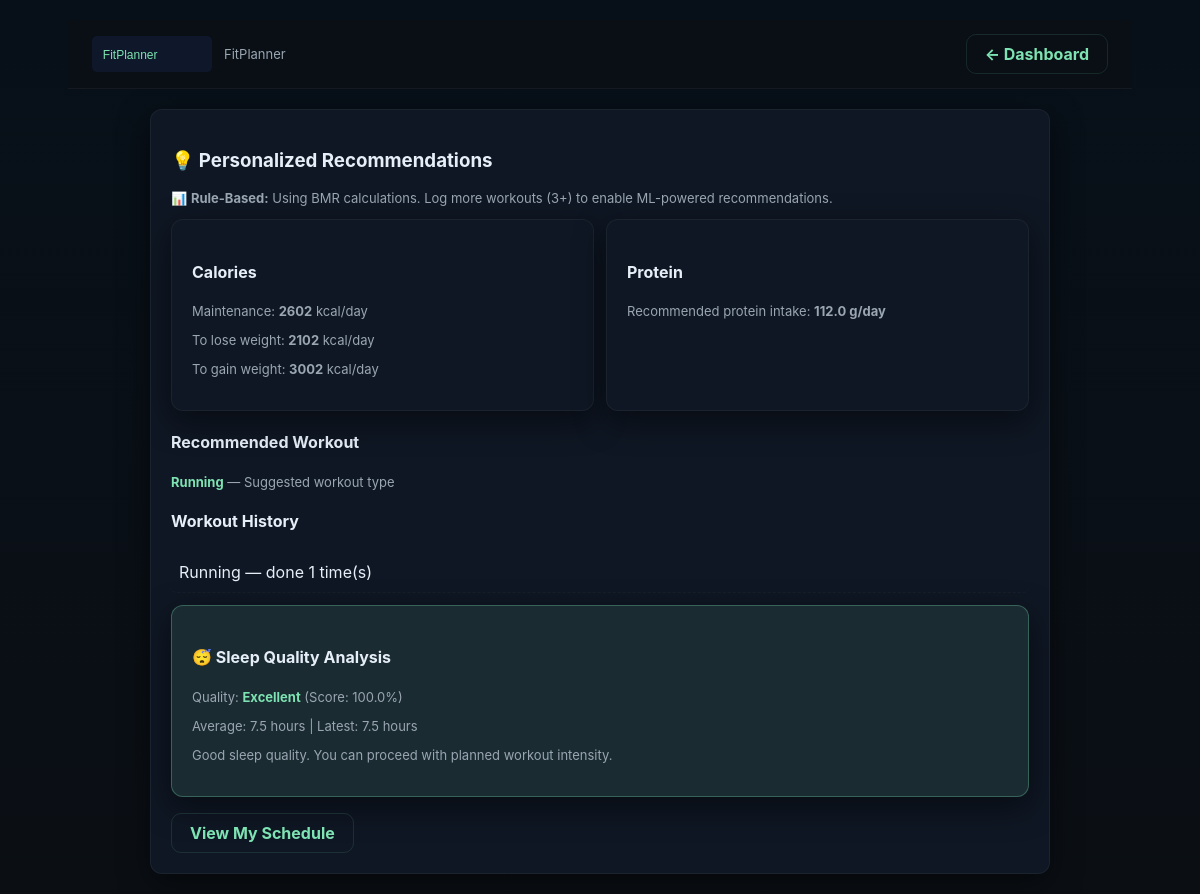
The page /recommendations (signed in) on the database its author committed.
### tables this page shows
CREATE TABLE workout (
    id INTEGER PRIMARY KEY AUTOINCREMENT,
    user_id INTEGER,
    date DATE,
    workout_type TEXT,
    duration_min INTEGER,
    calories_burned INTEGER,
    notes TEXT,
    FOREIGN KEY (user_id) REFERENCES users(id) ON DELETE CASCADE
);

### app.py (the view)
@app.route('/recommendations')
def recommendations():
    if 'user_id' not in session: return redirect(url_for('login'))
    db = get_db(); uid = session['user_id']; user = db.execute('SELECT * FROM users WHERE id = ?', (uid,)).fetchone()
    user_dict = dict(user)
    workouts = db.execute('SELECT * FROM workout WHERE user_id = ? ORDER BY date DESC LIMIT 50', (uid,)).fetchall()
    diets = db.execute('SELECT * FROM diet WHERE user_id = ? ORDER BY date DESC LIMIT 50', (uid,)).fetchall()
    workout_list = [dict(w) for w in workouts]
    diet_list = [dict(d) for d in diets]
    ml_used = False
    if len(workout_list) >= 3:
        ml_used = ml_recommender.train_models(workout_list, diet_list, user_dict)
    if ml_used:
        last_workout = workout_list[0] if workout_list else None
        recent_activity = {
            'days_since_last_workout': (datetime.now().date() - datetime.strptime(last_workout['date'], '%Y-%m-%d').date()).days if last_workout else 1,
            'last_workout_type': last_workout.get('workout_type') if last_workout else None
        }
        predicted_workout = ml_recommender.predict_workout_type(user_dict, recent_activity)
        maintenance_kcal = ml_recommender.predict_daily_calories(user_dict, 'maintenance')
        weight_loss_kcal = ml_recommender.predict_daily_calories(user_dict, 'weight_loss')
        weight_gain_kcal = ml_recommender.predict_daily_calories(user_dict, 'weight_gain')
    else:
        weight = user['weight_kg'] or 70
        activity = (user['activity_level'] or 'Moderate').lower()
        bmr = 10 * weight + 6.25 * (user['height_cm'] or 170) - 5 * (user['age'] or 25) + (10 if user['gender']=='Male' else -161)
        multiplier = {'sedentary':1.2,'light':1.375,'moderate':1.55,'active':1.725,'very active':1.9}.get(activity,1.55)
        maintenance_kcal = int(bmr * multiplier)
        weight_loss_kcal = max(1200, maintenance_kcal - 500)
        weight_gain_kcal = maintenance_kcal + 400
        predicted_workout = 'Running'  # Default
    suggestions = {
        'maintenance_kcal': maintenance_kcal,
        'weight_loss_kcal': weight_loss_kcal,
        'weight_gain_kcal': weight_gain_kcal,
        'protein_g_per_day': round(1.6 * (user['weight_kg'] or 70), 1),
        'predicted_workout': predicted_workout,
        'ml_used': ml_used
    }
    recent = db.execute('SELECT workout_type,count(*) as cnt FROM workout WHERE user_id = ? GROUP BY workout_type ORDER BY cnt DESC LIMIT 3',(uid,)).fetchall()
    schedule = db.execute('SELECT * FROM workout_schedule WHERE user_id = ? ORDER BY scheduled_date', (uid,)).fetchall()
    schedule_list = [dict(s) for s in schedule]
    skipped = dynamic_adjuster.detect_skipped_workouts(schedule_list, workout_list)
    sleep_data = db.execute('SELECT sleep_hours FROM wearabled WHERE user_id = ? AND sleep_hours > 0 ORDER BY recorded_at DESC LIMIT 7', (uid,)).fetchall()
    sleep_records = [{'sleep_hours': s['sleep_hours']} for s in sleep_data]
    sleep_quality = dynamic_adjuster.analyze_sleep_quality(sleep_records) if sleep_data else {'quality': 'unknown', 'score': 0.8}
    return render_template('recommendations.html', user=user, suggestions=suggestions, recent=recent,
                         skipped=skipped, sleep_quality=sleep_quality, ml_used=ml_used)

### app.py (called while the page is built)
def get_db():
    db = getattr(g, '_database', None)
    if db is None:
        db = g._database = sqlite3.connect(DB_PATH)
        db.row_factory = sqlite3.Row
    return db

@app.teardown_appcontext
def close_connection(exception):
    db = getattr(g, '_database', None)
    if db is not None:
        db.close()

### dynamic_adjuster.py (called while the page is built, shortened)
    def detect_skipped_workouts(self, schedule_data, workout_data):
        if not schedule_data:
            return {'skipped': [], 'adherence_rate': 1.0, 'total_scheduled': 0}

### templates/recommendations.html (shortened to what this page needs)
<!doctype html>
<html lang="en">
<head>
  <link rel="stylesheet" href="{{ url_for('static', filename='css/styles.css') }}">
</head>
<body class="container">
  <nav class="topbar">
    <div class="brand"><img src="{{ url_for('static', filename='img/logo.svg') }}" alt="logo"><div class="small">FitPlanner</div></div>
    <div class="nav-actions">
      <a class="btn outline" href="{{ url_for('dashboard') }}">← Dashboard</a>
    </div>
  </nav>
  <div style="max-width:900px;margin:20px auto">
    <div class="card">
      <h3>💡 Personalized Recommendations</h3>
      {% if ml_used %}
        <p class="small" style="color:var(--accent);">🤖 <strong>ML-Powered:</strong> Recommendations are generated using machine learning based on your workout history!</p>
      {% else %}
        <p class="small">📊 <strong>Rule-Based:</strong> Using BMR calculations. Log more workouts (3+) to enable ML-powered recommendations.</p>
      {% endif %}
      <div style="display:flex;gap:12px;margin-top:12px">
        <div class="card" style="flex:1">
          <h4>Calories</h4>
          <p class="small">Maintenance: <strong>{{ suggestions['maintenance_kcal'] }}</strong> kcal/day</p>
          <p class="small">To lose weight: <strong>{{ suggestions['weight_loss_kcal'] }}</strong> kcal/day</p>
          <p class="small">To gain weight: <strong>{{ suggestions['weight_gain_kcal'] }}</strong> kcal/day</p>
        </div>
        <div class="card" style="flex:1">
          <h4>Protein</h4>
          <p class="small">Recommended protein intake: <strong>{{ suggestions['protein_g_per_day'] }} g/day</strong></p>
        </div>
      </div>
      <div style="margin-top:12px">
        <h4>Recommended Workout</h4>
        {% if suggestions.get('predicted_workout') %}
          <p class="small"><strong style="color:var(--accent);">{{ suggestions['predicted_workout'] }}</strong> —
          {% if ml_used %}ML-predicted based on your patterns{% else %}Suggested workout type{% endif %}</p>
        {% endif %}
      </div>
      <div style="margin-top:12px">
        <h4>Workout History</h4>
        {% if recent %}
          <ul class="list">{% for r in recent %}<li>{{ r['workout_type'] }} — done {{ r['cnt'] }} time(s)</li>{% endfor %}</ul>
        {% else %}
          <p class="small">No workouts recorded yet. Start with 3 sessions/week: 2 cardio, 1 strength.</p>
        {% endif %}
      </div>
      {% if sleep_quality and sleep_quality.quality != 'unknown' %}
        <div class="card" style="margin-top:12px;background:rgba(125,227,178,0.1);border-color:rgba(125,227,178,0.3);">
          <h4>😴 Sleep Quality Analysis</h4>
          <p class="small">Quality: <strong style="color:var(--accent);">{{ sleep_quality.quality|title }}</strong>
          (Score: {{ (sleep_quality.score * 100)|round(0) }}%)</p>
          <p class="small">Average: {{ sleep_quality.avg_sleep }} hours | Latest: {{ sleep_quality.latest_sleep }} hours</p>
          <p class="small" style="margin-top:8px;">{{ sleep_quality.recommendation }}</p>
        </div>
      {% endif %}
      <div style="margin-top:16px;">
        <a class="btn outline" href="{{ url_for('schedule') }}">View My Schedule</a>
      </div>
    </div>
  </div>
</body></html>

### static/css/styles.css (style rules this page uses)
:root { --bg:#0b0f14; --card:#0f1724; --accent:#7DE3B2; --accent2:#FF7A59; --muted:#9AA6B2; --accent-hover:#5dd299; --accent2-hover:#e6684a; --transition: all 0.3s cubic-bezier(0.4, 0, 0.2, 1); --transition-fast: all 0.15s ease; }
* { box-sizing:border-box;font-family:Inter, system-ui, Arial, sans-serif }
body { margin:0; background:linear-gradient(180deg,#071019 0%, #0b0f14 100%); color:#e6eef8; animation: fadeIn 0.5s ease-in; min-height: 100vh; }
a { text-decoration:none;color:inherit;transition: var(--transition-fast); }
.topbar { display:flex; justify-content:space-between; align-items:center; padding:14px 24px; background:transparent; position: sticky; top: 0; z-index: 100; backdrop-filter: blur(10px); background: rgba(11, 15, 20, 0.8); border-bottom: 1px solid rgba(255, 255, 255, 0.05); animation: slideInUp 0.4s ease-out; }
.brand { display:flex;align-items:center;gap:12px;transition: var(--transition-fast); }
.brand img { height:36px;transition: var(--transition-fast); }
.nav-actions { display:flex;gap:10px;align-items:center; }
.btn { background:var(--accent); color:#042018; padding:9px 18px; border-radius:10px; border:none; font-weight:700; cursor:pointer; transition: var(--transition); position: relative; overflow: hidden; display: inline-flex; align-items: center; justify-content: center; gap: 6px; }
.btn::before { content: ''; position: absolute; top: 50%; left: 50%; width: 0; height: 0; border-radius: 50%; background: rgba(255, 255, 255, 0.2); transform: translate(-50%, -50%); transition: width 0.6s, height 0.6s; }
.btn.outline { background:transparent; border:1px solid rgba(125,227,178,0.12); color:var(--accent); }
.container { max-width:1100px; margin:20px auto; padding:0 18px; animation: slideInUp 0.5s ease-out; }
.card { background:var(--card); padding:20px; border-radius:12px; box-shadow:0 10px 30px rgba(0,0,0,0.5); transition: var(--transition); position: relative; overflow: hidden; border: 1px solid rgba(255, 255, 255, 0.05); animation: slideInUp 0.5s ease-out; }
.card::before { content: ''; position: absolute; top: 0; left: -100%; width: 100%; height: 100%; background: linear-gradient(90deg, transparent, rgba(125, 227, 178, 0.05), transparent); transition: left 0.5s; }
.list { list-style:none;padding:0;margin:0; }
.list li { padding:10px 8px; border-bottom:1px dashed rgba(255,255,255,0.03); transition: var(--transition-fast); border-radius: 6px; margin-bottom: 4px; }
.small { font-size:13px;color:var(--muted); }
html { scroll-behavior: smooth; }

### rows shown on the page
workout: predicted_workout "Running", workout_type "Running", cnt "1"

### other values the page prints
{{ suggestions['maintenance_kcal'] }} "2602"
{{ suggestions['weight_loss_kcal'] }} "2102"
{{ suggestions['weight_gain_kcal'] }} "3002"
{{ suggestions['protein_g_per_day'] }} "112.0"
{{ sleep_quality.quality|title }} "Excellent"
{{ (sleep_quality.score * 100)|round(0) }} "100.0"
{{ sleep_quality.avg_sleep }} "7.5"
{{ sleep_quality.latest_sleep }} "7.5"
{{ sleep_quality.recommendation }} "Good sleep quality. You can proceed with planned workout intensity."
